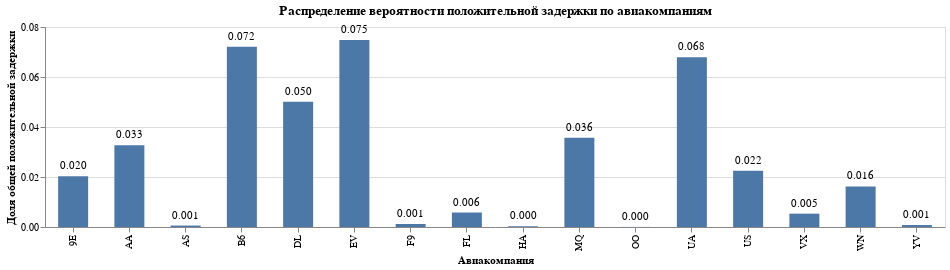

Source (notebook cell):
### Code cell
carr_pos_delay_dist_chart + carr_pos_delay_dist_chart_marks

### Figure 1 — Vega-Lite specification as saved in the notebook (floating-point values rounded to 4 significant figures)
{"config": {"view": {"continuousWidth": 300, "continuousHeight": 300}}, "layer": [{"mark": {"type": "bar", "size": 30}, "encoding": {"x": {"field": "carrier", "title": "Авиакомпания", "type": "nominal"}, "y": {"field": "pos_arr_delay_carr_weight_prob", "title": "Доля общей положительной задержки", "type": "quantitative"}}, "title": "Распределение вероятности положительной задержки по авиакомпаниям"}, {"mark": {"type": "text", "align": "center", "baseline": "bottom", "dy": -5}, "encoding": {"text": {"field": "pos_arr_delay_carr_weight_prob", "format": ",.3f", "type": "quantitative"}, "x": {"field": "carrier", "title": "Авиакомпания", "type": "nominal"}, "y": {"field": "pos_arr_delay_carr_weight_prob", "title": "Доля общей положительной задержки", "type": "quantitative"}}, "title": "Распределение вероятности положительной задержки по авиакомпаниям"}], "data": {"name": "data-98c09922f73f2c93807750872f5dcfb6"}, "height": 200, "width": 900, "$schema": "https://vega.github.io/schema/vega-lite/v5.17.0.json", "datasets": {"data-98c09922f73f2c93807750872f5dcfb6": [{"carrier": "9E", "flight": 17294, "is_positive_arr_delay": 6637, "pos_arr_delay_prob": 0.3838, "pos_arr_delay_carr_weight": 0.0499, "pos_arr_delay_carr_weight_prob": 0.02028}, {"carrier": "AA", "flight": 31947, "is_positive_arr_delay": 10706, "pos_arr_delay_prob": 0.3351, "pos_arr_delay_carr_weight": 0.08049, "pos_arr_delay_carr_weight_prob": 0.03271}, {"carrier": "AS", "flight": 709, "is_positive_arr_delay": 189, "pos_arr_delay_prob": 0.2666, "pos_arr_delay_carr_weight": 0.001421, "pos_arr_delay_carr_weight_prob": 0.0005774}, {"carrier": "B6", "flight": 54049, "is_positive_arr_delay": 23609, "pos_arr_delay_prob": 0.4368, "pos_arr_delay_carr_weight": 0.1775, "pos_arr_delay_carr_weight_prob": 0.07212}, {"carrier": "DL", "flight": 47658, "is_positive_arr_delay": 16413, "pos_arr_delay_prob": 0.3444, "pos_arr_delay_carr_weight": 0.1234, "pos_arr_delay_carr_weight_prob": 0.05014}, {"carrier": "EV", "flight": 51108, "is_positive_arr_delay": 24484, "pos_arr_delay_prob": 0.4791, "pos_arr_delay_carr_weight": 0.1841, "pos_arr_delay_carr_weight_prob": 0.0748}, {"carrier": "F9", "flight": 681, "is_positive_arr_delay": 392, "pos_arr_delay_prob": 0.5756, "pos_arr_delay_carr_weight": 0.002947, "pos_arr_delay_carr_weight_prob": 0.001198}, {"carrier": "FL", "flight": 3175, "is_positive_arr_delay": 1895, "pos_arr_delay_prob": 0.5969, "pos_arr_delay_carr_weight": 0.01425, "pos_arr_delay_carr_weight_prob": 0.005789}, {"carrier": "HA", "flight": 342, "is_positive_arr_delay": 97, "pos_arr_delay_prob": 0.2836, "pos_arr_delay_carr_weight": 0.0007293, "pos_arr_delay_carr_weight_prob": 0.0002963}, {"carrier": "MQ", "flight": 25037, "is_positive_arr_delay": 11693, "pos_arr_delay_prob": 0.467, "pos_arr_delay_carr_weight": 0.08791, "pos_arr_delay_carr_weight_prob": 0.03572}, {"carrier": "OO", "flight": 29, "is_positive_arr_delay": 10, "pos_arr_delay_prob": 0.3448, "pos_arr_delay_carr_weight": 7.519e-05, "pos_arr_delay_carr_weight_prob": 3.055e-05}, {"carrier": "UA", "flight": 57782, "is_positive_arr_delay": 22222, "pos_arr_delay_prob": 0.3846, "pos_arr_delay_carr_weight": 0.1671, "pos_arr_delay_carr_weight_prob": 0.06789}, {"carrier": "US", "flight": 19831, "is_positive_arr_delay": 7349, "pos_arr_delay_prob": 0.3706, "pos_arr_delay_carr_weight": 0.05525, "pos_arr_delay_carr_weight_prob": 0.02245}, {"carrier": "VX", "flight": 5116, "is_positive_arr_delay": 1746, "pos_arr_delay_prob": 0.3413, "pos_arr_delay_carr_weight": 0.01313, "pos_arr_delay_carr_weight_prob": 0.005334}, {"carrier": "WN", "flight": 12044, "is_positive_arr_delay": 5304, "pos_arr_delay_prob": 0.4404, "pos_arr_delay_carr_weight": 0.03988, "pos_arr_delay_carr_weight_prob": 0.0162}, {"carrier": "YV", "flight": 544, "is_positive_arr_delay": 258, "pos_arr_delay_prob": 0.4743, "pos_arr_delay_carr_weight": 0.00194, "pos_arr_delay_carr_weight_prob": 0.0007882}]}}
